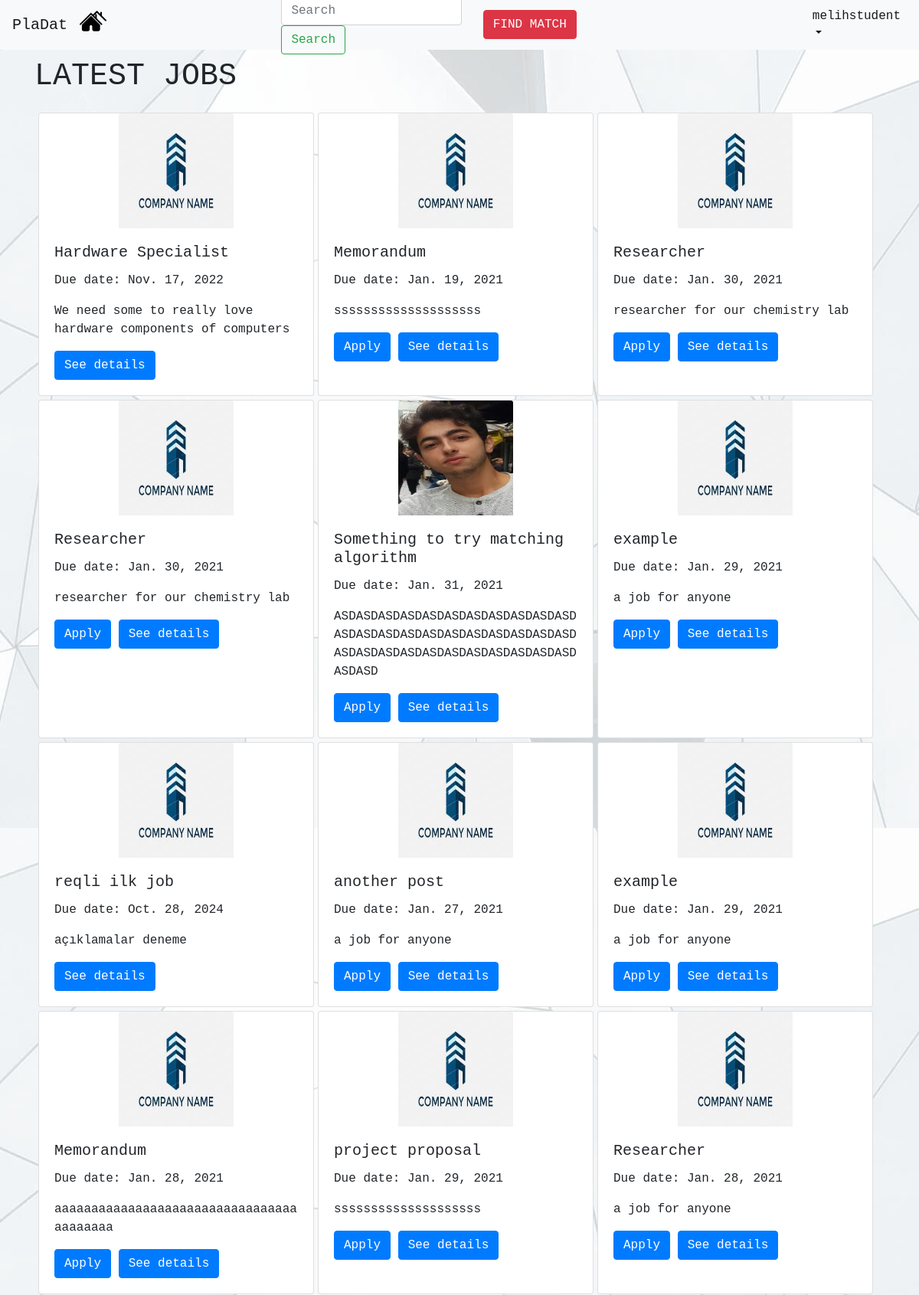
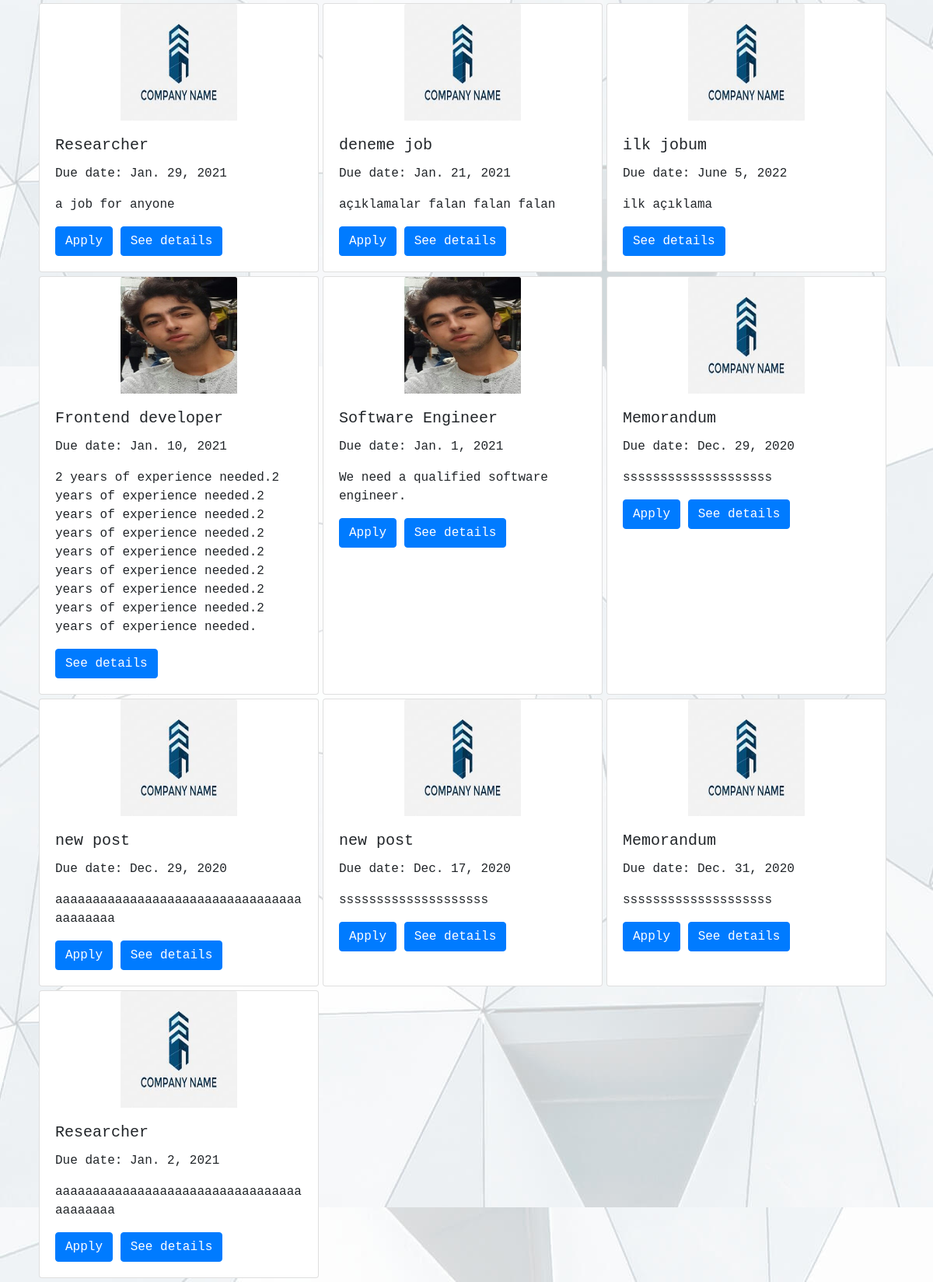
The page / (signed in) on the database its author committed (2 pictures, top to bottom).
### mainapp/models.py (models this page shows, shortened)
class Job(models.Model):
    employer = models.ForeignKey(Employer, on_delete=models.CASCADE,default=None) #employer_id
    job_title = models.CharField(max_length=100,default=None)
    job_description = models.CharField(max_length=100,default=None) #description
    publish_time = models.DateTimeField(auto_now_add=True, blank=True)
    due_date = models.DateField(default=None,null=True)
    req_departments = models.CharField(max_length=100,default=None,null=True)
    def __str__(self):
        return self.job_title

class Employer(models.Model):
    user_id = models.IntegerField(default=None)
    e_mail = models.EmailField(default=None, unique=True)
    name = models.CharField(max_length=100,default=None)
    surname = models.CharField(max_length=100,default=None)
    company_name = models.CharField(max_length=100,default=None,null=True)
    sector = models.CharField(max_length=100,default="",null=True)
    phone = models.CharField(max_length=13,default="",null=True)
    website = models.CharField(default="",max_length=100,null=True)
    address = models.CharField(default="",max_length=100,null=True)
    profile_img = models.ImageField(upload_to= user_directory_path, default='comp-logo.jpg' )

### mainapp/views.py (the view)
# urls.py: path('', views.index, name = 'index'),
@login_required
def index(request):
    current_user = request.user
    all_jobs_by_order = Job.objects.all().order_by('-publish_time') # get all published jobs by order
    jobs_employers = []
    for item in all_jobs_by_order:
        jobs_employers.append(Employer.objects.get(id=item.employer_id))
    jobs_and_employers = zip(all_jobs_by_order,jobs_employers)
    is_student = (Student.objects.filter(user_id=current_user.id).count()==1) # check if user is student
    if is_student:
        student = Student.objects.get(user_id=current_user.id)
        student_applied = Application.objects.filter(student_id=student.id)
        student_applied_job = student_applied.values_list('job_id', flat = True)
        matched_jobs = []
        for item in match_jobs(student):
            print(item)
            matched_jobs.append(Job.objects.get(id=item[0]))
        print(matched_jobs)
    else:
        student_applied_job = [] # handle error
        matched_jobs = [] # handle error
    return render(request, "index.html",{"jobs": all_jobs_by_order,
                                        "jobs_and_employers":jobs_and_employers,
                                        "is_student": is_student,
                                        "student_applied_job": student_applied_job,
                                        "matched_jobs": matched_jobs})

### mainapp/templates/index.html (shortened to what this page needs)
{% extends 'navbar.html' %}
{% block findbutton %}
{% if is_student %}
<button class="btn btn-danger navbar-btn" id="match">FIND MATCH</button>
{% endif %}
{% endblock %}
{% block content %}
<!doctype html>
<html lang="en">
  <head>
    {% load static %}
    <link rel="stylesheet" href="https://maxcdn.bootstrapcdn.com/bootstrap/4.0.0/css/bootstrap.min.css">
  </head>
  <body>
    <div class="container-fluid">
      <div class="row" id="latest-jobs-header">
        <h1 class="latest-jobs">LATEST JOBS</h1>
      </div>
      <div class="row" id="job-cards-row1">
        {% for job,employer in jobs_and_employers %}
        <div class="col-*-* d-flex align-items-stretch ">
          <div class="card" id="latest_jobs" style="width: 22.5rem; margin-left:5px; margin-bottom:5px">
            <div class="company-image">
            <img class="card-img-top" src="{{ employer.profile_img.url }}" alt="Card image cap">
          </div>
            <div class="card-body">
              <h5 class="card-title">{{job.job_title}}</h5>
              <p class="card-text">Due date: {{job.due_date}}</p>
              <p class="card-text">{{job.job_description}}</p>
              {% if is_student %}
              {% if job.id in student_applied_job %}
              {% else %}
              <a href="{% url 'apply_job' jobid=job.id %}"class="btn btn-primary">Apply</a>
              {% endif %}
              {% endif %}
              <a href="{% url 'see_details' jobid=job.id %}" class="btn btn-primary">See details</a>
            </div>
          </div>
        </div>
        {% endfor %}
      </div>
    </div>
  </body>
</html>
{% endblock %}

### mainapp/templates/navbar.html (shortened to what this page needs)
<!doctype html>
<html lang="en">
  <head>
    {% load static %}
    <link rel="stylesheet" href="https://maxcdn.bootstrapcdn.com/bootstrap/4.0.0/css/bootstrap.min.css">
  </head>
  <body>
    <nav class="navbar navbar-expand-sm navbar-light bg-light fixed-top ">
        <a href="#" class="navbar-brand">PlaDat</a>
        <div class="navbar-collapse collapse w-100 order-1 order-md-0 dual-collapse2">
            <ul class="navbar-nav mr-auto">
                <li class="nav-item">
                    <a href="{% url 'index' %}"> <img style="width:35px; margin-top: -10px; margin-left: -1%;" src="{% static "two-houses.svg" %}"> </a>
                </li>
            </ul>
        </div>
        <div class="navbar-collapse collapse w-100 order-1 order-md-0 dual-collapse2">
          <form class="form-inline my-2 my-lg-0 ">
            <input class="form-control mr-sm-2 " type="search" placeholder="Search" aria-label="Search">
            <button class="btn btn-outline-success my-2 my-sm-0 " href="#" type="submit">Search</button>
          </form>
        </div>
        <div class="navbar-collapse collapse w-100 order-3 dual-collapse2">
            <ul class="navbar-nav ml-auto">
                <li class="nav-item">
                    {% block findbutton %}
                    {% endblock %}
                </li>
                <li class="nav-item dropdown">
                    <a class="nav-link dropdown-toggle active" href="#" id="navbarDropdown" role="button" data-toggle="dropdown" aria-haspopup="true" aria-expanded="false">
                      {{ user.username }}
                      </a>
                </li>
            </ul>
          </div>
    </nav>
    <div class="container">
      {% block content %}
      {% endblock %}
    </div>
    </body>
</html>

### mainapp/templates/navbar.html (style rules this page uses)
.navbar-nav #match { margin-right:300px; }
* { font-family: "Lucida Console", "Courier New", monospace; }
.navbar { max-height: 65px; }
#match { margin-top: 3%; }

### rows shown on the page
Job: profile_img (picture), job_title "Hardware Specialist", due_date "Nov. 17, 2022", job_description "We need some to really love hardware components of computers"
Job: profile_img (picture), job_title "Memorandum", due_date "Jan. 19, 2021", job_description "ssssssssssssssssssss", shows "Apply"
Job: profile_img (picture), job_title "Researcher", due_date "Jan. 30, 2021", job_description "researcher for our chemistry lab", shows "Apply"
Job: profile_img (picture), job_title "Researcher", due_date "Jan. 30, 2021", job_description "researcher for our chemistry lab", shows "Apply"
Job: profile_img (picture), job_title "Something to try matching algorithm", due_date "Jan. 31, 2021", job_description "ASDASDASDASDASDASDASDASDASDASDASDASDASDASDASDASDASDASDASDASDASDASDASDASDASDASDASDASDASDASDASDASDASDASDASD", shows "Apply"
Job: profile_img (picture), job_title "example", due_date "Jan. 29, 2021", job_description "a job for anyone", shows "Apply"
Job: profile_img (picture), job_title "reqli ilk job", due_date "Oct. 28, 2024", job_description "açıklamalar deneme"
Job: profile_img (picture), job_title "another post", due_date "Jan. 27, 2021", job_description "a job for anyone", shows "Apply"
Job: profile_img (picture), job_title "example", due_date "Jan. 29, 2021", job_description "a job for anyone", shows "Apply"
Job: profile_img (picture), job_title "Memorandum", due_date "Jan. 28, 2021", job_description "aaaaaaaaaaaaaaaaaaaaaaaaaaaaaaaaaaaaaaaaa", shows "Apply"
Job: profile_img (picture), job_title "project proposal", due_date "Jan. 29, 2021", job_description "ssssssssssssssssssss", shows "Apply"
Job: profile_img (picture), job_title "Researcher", due_date "Jan. 28, 2021", job_description "a job for anyone", shows "Apply"
Job: profile_img (picture), job_title "Researcher", due_date "Jan. 29, 2021", job_description "a job for anyone", shows "Apply"
Job: profile_img (picture), job_title "deneme job", due_date "Jan. 21, 2021", job_description "açıklamalar falan falan falan", shows "Apply"
Job: profile_img (picture), job_title "ilk jobum", due_date "June 5, 2022", job_description "ilk açıklama"
Job: profile_img (picture), job_title "Frontend developer", due_date "Jan. 10, 2021", job_description "2 years of experience needed.2 years of experience needed.2 years of experience needed.2 years of experience needed.2 years of experience needed.2 years of experience needed.2 years of experience needed.2 years of experience needed.2 years of experience needed."
Job: profile_img (picture), job_title "Software Engineer", due_date "Jan. 1, 2021", job_description "We need a qualified software engineer.", shows "Apply"
Job: profile_img (picture), job_title "Memorandum", due_date "Dec. 29, 2020", job_description "ssssssssssssssssssss", shows "Apply"
Job: profile_img (picture), job_title "new post", due_date "Dec. 29, 2020", job_description "aaaaaaaaaaaaaaaaaaaaaaaaaaaaaaaaaaaaaaaaa", shows "Apply"
Job: profile_img (picture), job_title "new post", due_date "Dec. 17, 2020", job_description "ssssssssssssssssssss", shows "Apply"
Job: profile_img (picture), job_title "Memorandum", due_date "Dec. 31, 2020", job_description "ssssssssssssssssssss", shows "Apply"
Job: profile_img (picture), job_title "Researcher", due_date "Jan. 2, 2021", job_description "aaaaaaaaaaaaaaaaaaaaaaaaaaaaaaaaaaaaaaaaa", shows "Apply"

### other values the page prints
{{ user.username }} "melihstudent"
